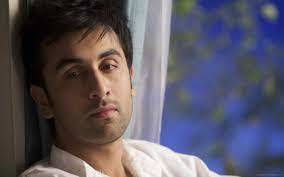
#> input picture Images/s1/1.jpg, 284 x 177 px; its folder holds only this picture in this run
$ python face_detection.py
#> lines starting #> are read from the running program, lines starting #| are printed output that depends on the picture
### training_data_prepare.py
import numpy as np
import cv2
import os
import face_detect as fd

def prepare_training_data(data_folder_path):
    dirs = os.listdir(data_folder_path)
    faces = []
    labels = []

    for dir_name in dirs:

        if not dir_name.startswith("s"):
            continue;

        label = int(dir_name.replace("s", ""))
        subject_dir_path = data_folder_path + "/" + dir_name
        subject_images_names = os.listdir(subject_dir_path)

        for image_name in subject_images_names:

            if image_name.startswith("."):
                continue;

            image_path = subject_dir_path + "/" + image_name

            image = cv2.imread(image_path)
            image = cv2.resize(image, (700, 500))
            cv2.imshow("Training on image...", image)
            cv2.waitKey(100)

            face, rect = fd.detect_face(image)

            if face is not None:
                faces.append(face)
                labels.append(label)

    cv2.destroyAllWindows()
    cv2.waitKey(1)
    cv2.destroyAllWindows()

    return faces, labels

faces, labels = prepare_training_data('Images/')
#> in prepare_training_data, image is the input picture: shape (177, 284, 3); mean B, G, R 99.2, 86.7, 91.1
#> in detect_face, `faces = face_cascade.detectMultiScale(gray, scaleFactor=1.2, minNeighb..`: faces = ()
#> pass 2 of the loop in prepare_training_data, `for dir_name in dirs:`:
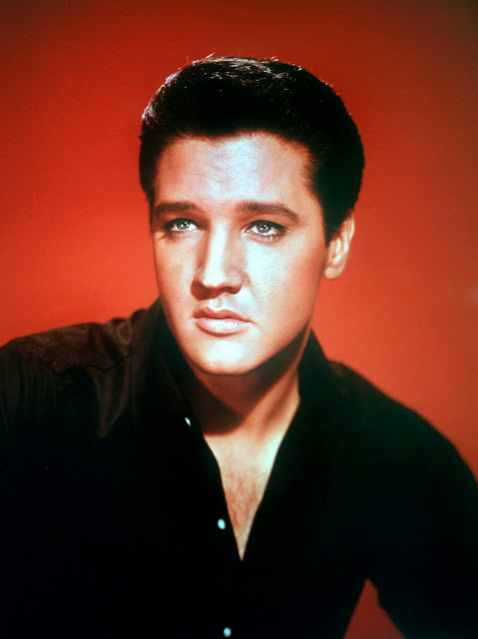
#> input picture Images/s2/1.jpg, 478 x 639 px
#> in prepare_training_data, image is the input picture: shape (639, 478, 3); mean B, G, R 34, 48.1, 100.4
#> image: shape (500, 700, 3)
#> in detect_face (call 2), `gray = cv2.cvtColor(img, cv2.COLOR_BGR2GRAY)`:
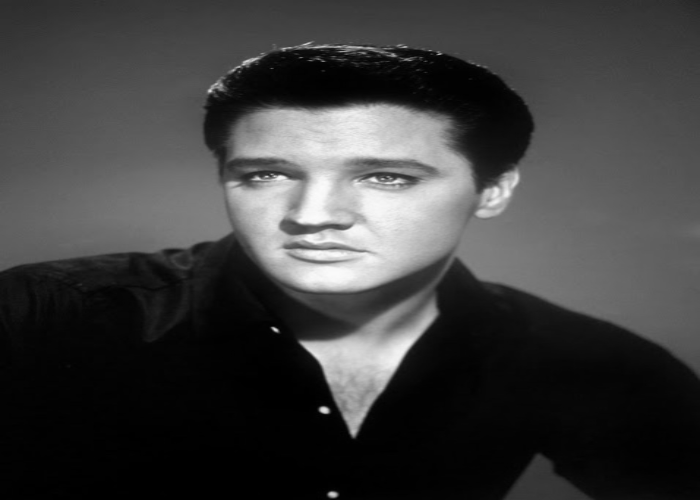
#> gray: shape (500, 700); min 0, max 251, mean 62
#> in detect_face (call 2), `faces = face_cascade.detectMultiScale(gray, scaleFactor=1.2, minNeighb..`: faces = [[220, 97, 209, 209]]
#> in detect_face (call 2), `(x, y, w, h) = faces[0]`: x = 220; y = 97; w = 209
#> in prepare_training_data, `face, rect = fd.detect_face(image)`:
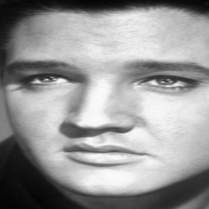
#> face: shape (209, 209); min 4, max 251, mean 151
#> in prepare_training_data, `face, rect = fd.detect_face(image)`: rect = [220, 97, 209, 209]
#> faces = 1 item; labels = [2]

recognizer = cv2.face.LBPHFaceRecognizer_create()
recognizer.train(faces, np.array(labels))


def draw_rectangle(img, rect):
    (x, y, w, h) = rect
    cv2.rectangle(img, (x, y), (x + w, y + h), (0, 255, 0), 2)


def draw_text(img, text, x, y):
    cv2.putText(img, text, (x, y), cv2.FONT_HERSHEY_PLAIN, 5, (0, 255, 0), 5)

### face_detect.py
import cv2

def cnvt_clr(img):
    return cv2.cvtColor(img, cv2.COLOR_BGR2RGB)

def detect_face(img):
    gray = cv2.cvtColor(img, cv2.COLOR_BGR2GRAY)
    face_cascade = cv2.CascadeClassifier('opencv-files/lbpcascade_frontalface.xml')
    faces = face_cascade.detectMultiScale(gray, scaleFactor=1.2, minNeighbors=5);

    if (len(faces) == 0):
        return None, None

    (x, y, w, h) = faces[0]
    return gray[y:y + w, x:x + h], faces[0]

### Predict.py
import numpy as np
import cv2
import os
import face_detect as fd
import training_data_prepare as td

faces, labels = td.prepare_training_data('Images/')
#> pass 2 of the loop in prepare_training_data, `for dir_name in dirs:`:

recognizer = cv2.face.LBPHFaceRecognizer_create()
recognizer.train(faces, np.array(labels))

subjects = ["", "Ranbir", "Elvis Presley","Change it with your name"]


def predict(test_img):
    img = test_img.copy()
    face, rect = fd.detect_face(img)
    label = recognizer.predict(face)
    label_text = subjects[label[0]]
    td.draw_rectangle(img, rect)
    td.draw_text(img, label_text, rect[0], rect[1] - 2)
    return img


print("Predicting images...")

### face_detection.py
import cv2
import os
import Predict as p

subjects = ["", "Ranbir", "Elvis Presley","Change it with your name"]


#load test images
test_img1 = cv2.imread("test-data/1.1.jfif")
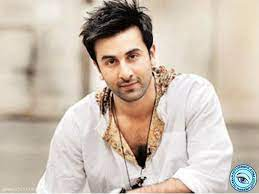
#> input picture test-data/1.1.jfif, 259 x 194 px
#> test_img1 is the input picture: shape (194, 259, 3); mean B, G, R 176.4, 189.7, 203.4
test_img2 = cv2.imread("test-data/1.2.jfif")
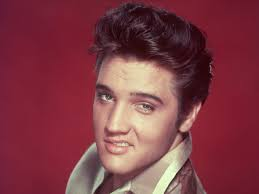
#> input picture test-data/1.2.jfif, 259 x 194 px
#> test_img2 is the input picture: shape (194, 259, 3); mean B, G, R 68.1, 58.7, 128
test_img3 = cv2.imread("test-data/1.3.jpg")
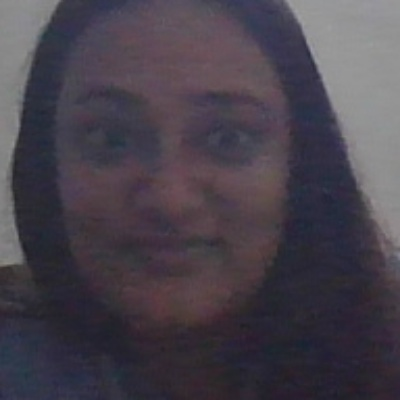
#> input picture test-data/1.3.jpg, 400 x 400 px
#> test_img3 is the input picture: shape (400, 400, 3); mean B, G, R 76, 66.1, 72.3


#perform a prediction
predicted_img1 = p.predict(test_img1)
#> in predict, `face, rect = fd.detect_face(img)`: rect = [90, 35, 66, 66]
#> in predict, `label = recognizer.predict(face)`: label = (2, 130.5)
#> in predict, `label_text = subjects[label[0]]`: label_text = 'Elvis Presley'
#> in draw_rectangle, `(x, y, w, h) = rect`: x = 90; y = 35; w = 66
predicted_img2 = p.predict(test_img2)
#> in detect_face (call 6), `gray = cv2.cvtColor(img, cv2.COLOR_BGR2GRAY)`:
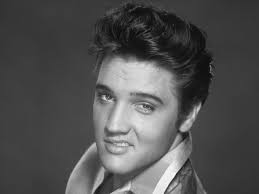
#> gray: shape (194, 259); min 9, max 251, mean 80.5
#> in detect_face (call 6), `faces = face_cascade.detectMultiScale(gray, scaleFactor=1.2, minNeighb..`: faces = [[71, 60, 108, 108]]
#> in detect_face (call 6), `(x, y, w, h) = faces[0]`: x = 71; y = 60; w = 108
#> in predict (call 2), `face, rect = fd.detect_face(img)`:
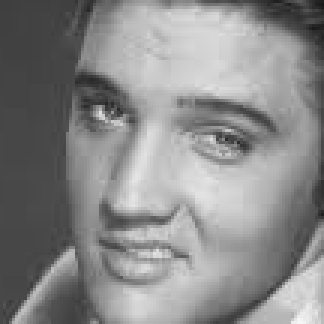
#> face: shape (108, 108) (shown 3 times larger); min 25, max 246, mean 137.2
#> in predict (call 2), `face, rect = fd.detect_face(img)`: rect = [71, 60, 108, 108]
#> in predict (call 2), `label = recognizer.predict(face)`: label = (2, 119.3)
predicted_img3 = p.predict(test_img3)
#> in predict (call 3), `face, rect = fd.detect_face(img)`:
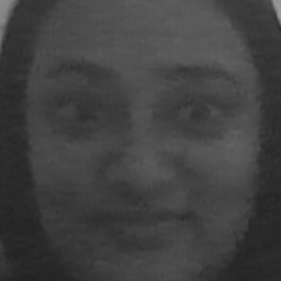
#> face: shape (281, 281); min 34, max 153, mean 65
#> in predict (call 3), `face, rect = fd.detect_face(img)`: rect = [29, 26, 281, 281]
#> in predict (call 3), `label = recognizer.predict(face)`: label = (2, 88.87)
predicted_img3 = cv2.resize(predicted_img3, (700, 500))
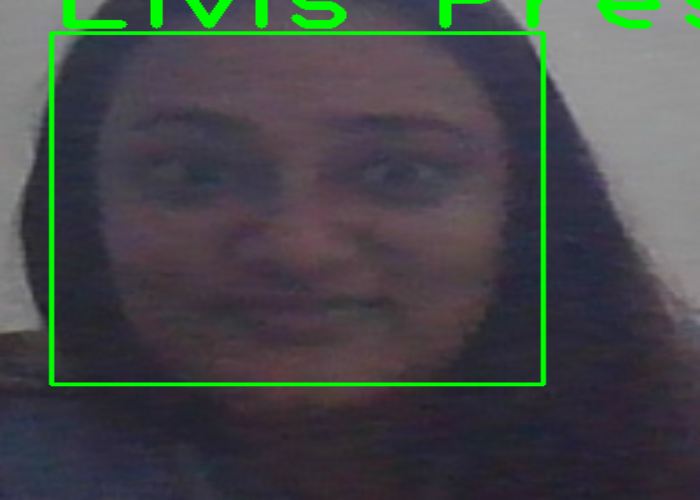
#> predicted_img3: shape (500, 700, 3); mean B, G, R 72.9, 72.4, 69.4

print("Prediction complete")

#display images
cv2.imshow(subjects[1], predicted_img1)
cv2.imshow(subjects[2], predicted_img2)
cv2.imshow(subjects[3], predicted_img3)

cv2.waitKey(0)
cv2.destroyAllWindows()
